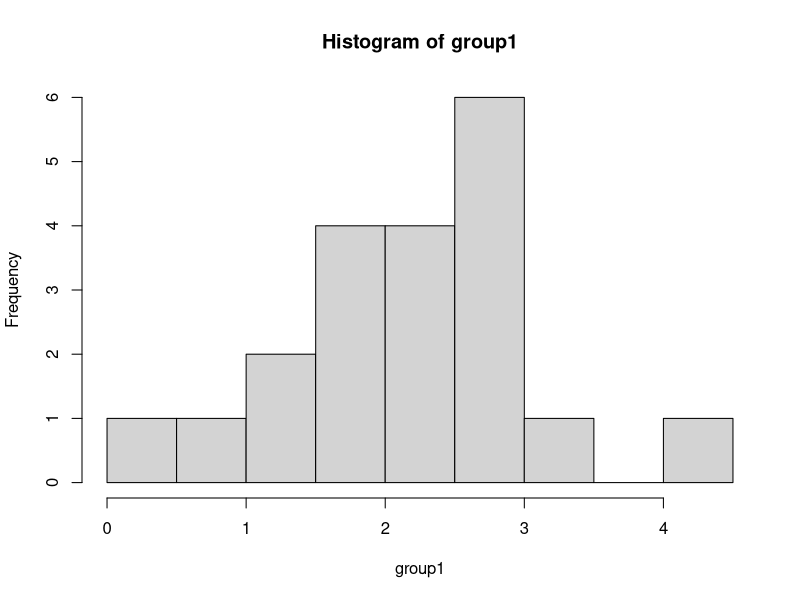
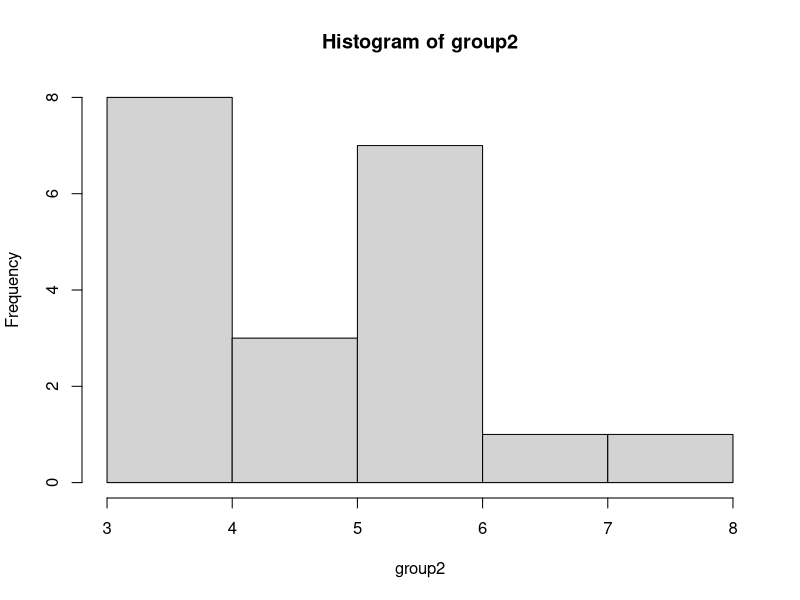
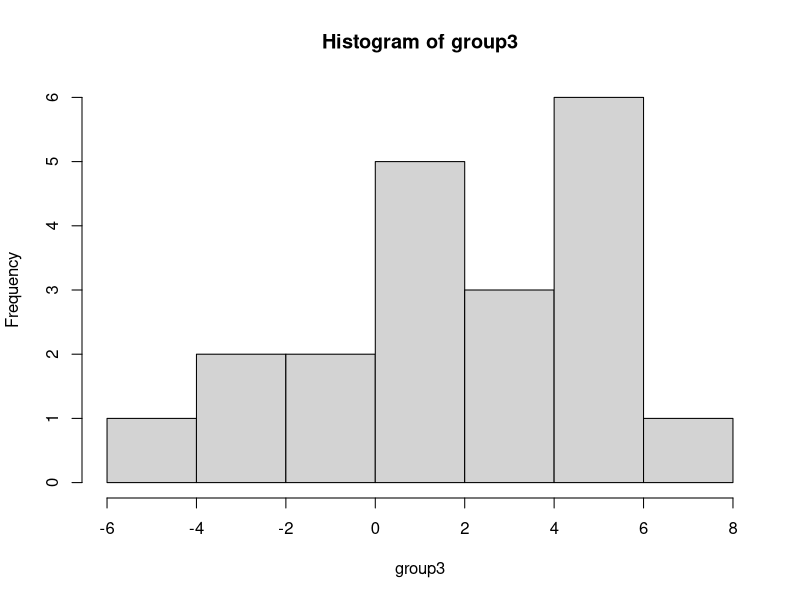
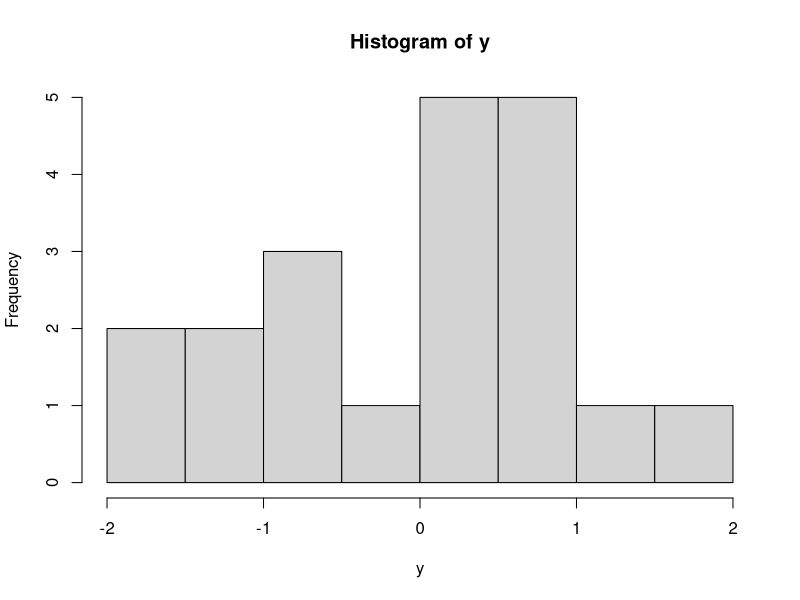
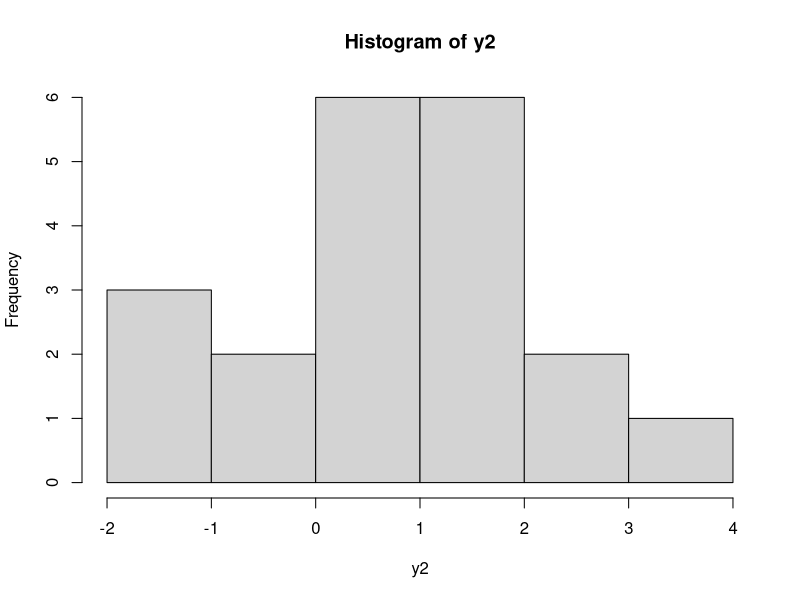
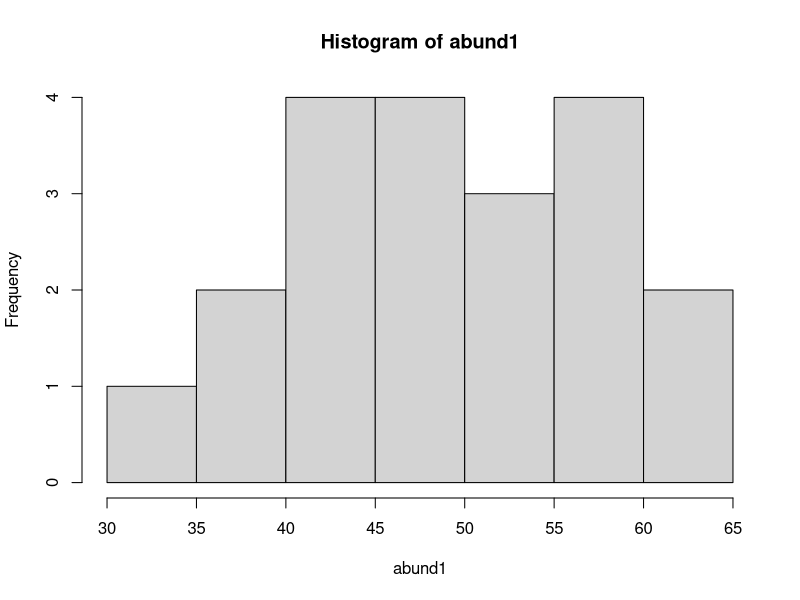
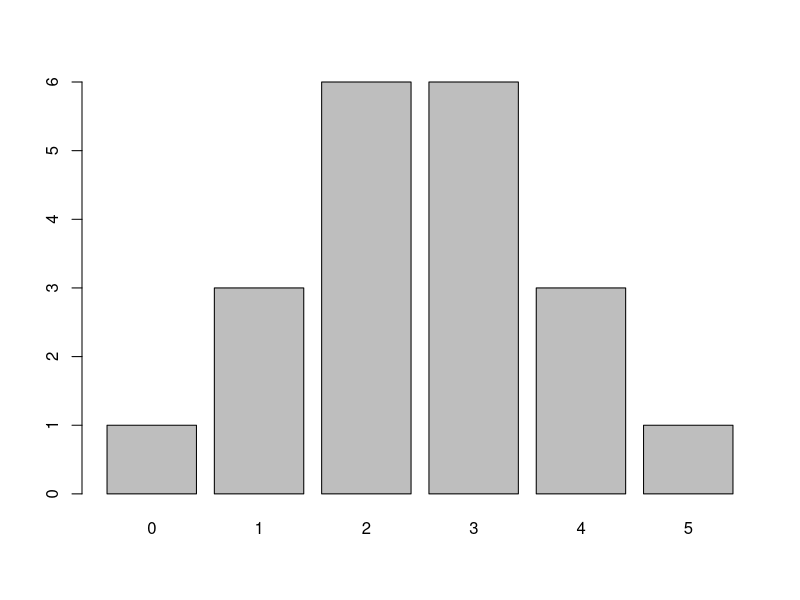
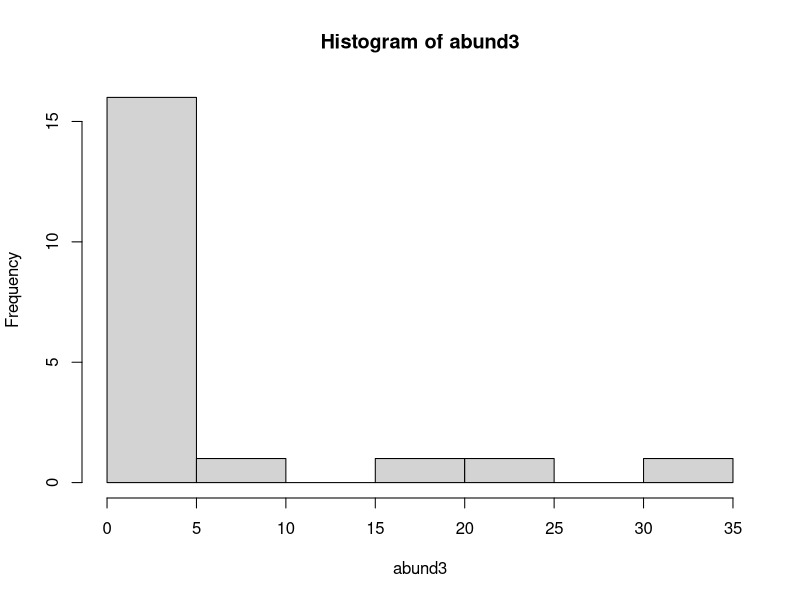

The R script that drew these images, in order: (Note: this script raises an error after producing the figures.)
##################################
# Bio 381, HW 8: Simulating Data #
# 14 Mar 2022                    #
# E.M. Beasley                   #
##################################

# Why sim data?
# Saves time- write parts of your code before you have data
# Baseline for comparisons: check assumptions in your data
# Test new stats techniques (this is less common)

# Part 1: Normally distributed data ---------------------
# Start with groups of normally distributed data
# For t-tests or ANOVA

# simulate groups of 20 observations
group1 <- rnorm(n = 20, mean = 2, sd = 1)
hist(group1) # look at distribution

# change up some parameters
group2 <- rnorm(n = 20, mean = 5, sd = 1)
group3 <- rnorm(n = 20, mean = 2, sd = 3)

hist(group2)
hist(group3)

# You will work more with grouped data on the homework

# Data sim for simple linear regression
# Assume slope of 0, so y = beta1*x
# where beta1 is your slope
# and x is your environmental covariate

# slope will be constant:
beta1 <- 1
# sim the covariate:
x <- rnorm(n = 20)

# now use the above to create a response variable:
y <- beta1*x
hist(y) 

# you can add complexity by adding intercepts or more covariates:
beta0 <- rgamma(n = 20, shape = 1, rate = 1) #not limited to normal!

# add intercept beta0
y2 <- beta0 + beta1*x
hist(y2)

# You can also play with different slopes
# or different distributions for the itercept/covariates

# Part 2: Abundance/count data ----------------------
# Option 1: data are normal-ish
# use round() to get whole numbers
abund1 <- round(rnorm(n = 20, mean = 50, sd = 10))
hist(abund1)
# this only works if sd is sufficiently large 
# and rnorm unlikely to get negative numbers

# A better way: use Poisson distribution
# Simulate counts from the same distribution
# where lambda = typical abundance
abund2 <- rpois(n = 20, lambda = 3)
barplot(table(abund2))

# Sometimes the environment affects abundance/counts
# When that happens, first generate lambdas
# then use those to get abundances

# use regression to get initial values
pre.lambda <- beta0+beta1*x
# use inverse log to make lambdas positive
lambda <- exp(pre.lambda)

# use these lambda values to get abundances/counts:
abund3 <- rpois(n = 20, lambda = lambda)
hist(abund3)

# Part 3: Occupancy/presence-absence data ---------------------
# Option 1: getting probabilities from a beta distribution
probs <- rbeta(n = 20, shape1 = 1, shape2 = 1)
occ1 <- rbinom(n = 20, size = 1, prob = probs)
print(occ1)

# Occupancy depends on environment too
# We can do something similar to above
# Except we're calculating probabilities, not lambdas

pre.probs <- beta0 + beta1*x
psi <- inv.logit(pre.probs) # inverse logit to put on 0-1 scale
hist(psi) # good distribution of probs

# use rbinom again to get occupancy data
occ2 <- rbinom(n = 20, size = 1, prob = psi)
print(occ2)
